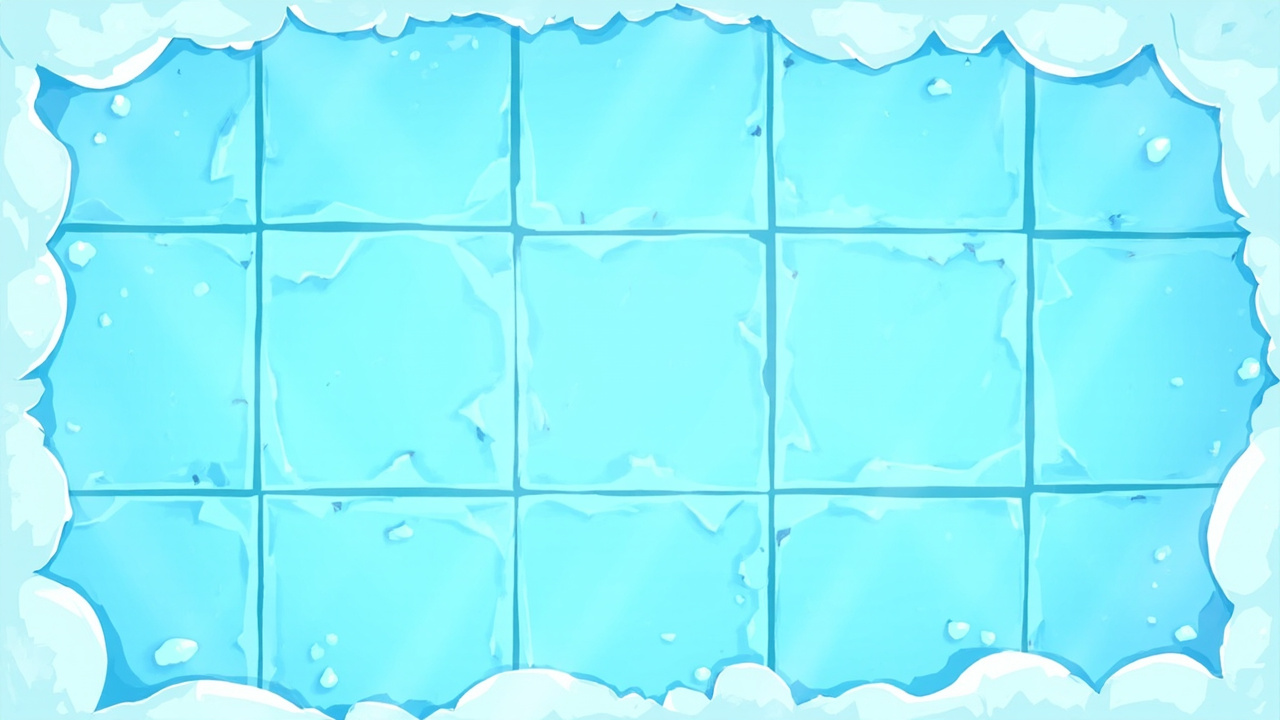
#> input picture assets_new/lv6_ice/lawn_ice.jpg, 1280 x 720 px
$ python _install_art.py
#> lines starting #> are read from the running program, lines starting #| are printed output that depends on the picture
# -*- coding: utf-8 -*-
"""把生成的美术素材转换成引擎能直接读的 BMP。

引擎要求（来自 spriteLoadName 的实现）：
  · 32 位 BMP，带 alpha
  · 草坪地表 1728×1000（= 9 列 × 192, 5 行 × 200）
  · 角色方图，高度统一到现有精灵量级

AI 出图是 JPG（无 alpha、尺寸任意），所以这里做三件事：
  1. 草坪：直接缩放到 1728×1000，不透明
  2. 角色：抠掉纯色背景 → 缩放 → 转 32 位带 alpha 的 BMP
  3. 统一去掉 AI 图里常见的四角水印/签名痕迹（裁边）

用法： python _install_art.py
"""
import os
import sys

import numpy as np
from PIL import Image

D = os.path.dirname(os.path.abspath(__file__))
SRC = os.path.join(D, "assets_new")
DST = os.path.join(D, "assets")

LAWN_W, LAWN_H = 1728, 1000

# (源目录, 源文件, 目标 BMP 名, 类型)
JOBS = [
    # ---- 草坪地表：缩放到引擎尺寸 ----
    ("lv6_ice",     "lawn_ice",        "lawn_ice",        "lawn"),
    ("lv7_magma",   "lawn_magma",      "lawn_magma",      "lawn"),
    ("lv8_void",    "lawn_void",       "lawn_void",       "lawn"),
    ("lv9_circuit", "lawn_circuit",    "lawn_circuit",    "lawn"),
    ("lv10_astral", "lawn_astral",     "lawn_astral",     "lawn"),
    # 始祖主题草坪：只在始祖级出现后才会被 drawBackground 用到，
    # 缺图会自动退回程序化草坪，所以它不是"必须存在"的资源。
    ("primordial",  "lawn_primordial", "lawn_primordial", "lawn"),
    # ---- 道具 / 特效 ----
    ("lv6_ice",     "hazard_thin_ice", "hazard_thin_ice", "prop"),
    ("lv7_magma",   "hazard_rift",     "hazard_rift",     "prop"),
    ("lv9_circuit", "node_power",      "node_power",      "prop"),
    ("lv10_astral", "fx_meteor",       "fx_meteor",       "prop"),
    ("lv6_ice",     "fx_snowstorm",    "fx_snowstorm",    "wide"),
    ("lv7_magma",   "fx_ember",        "fx_ember",        "wide"),
    ("lv8_void",    "fx_fog",          "fx_fog",          "wide"),
    # ---- 角色 ----
    ("lv6_ice",     "zombie_frostfang", "zombie_frostfang", "char"),
    ("lv6_ice",     "zombie_glacier",   "zombie_glacier",   "char"),
    ("lv7_magma",   "zombie_magmaw",    "zombie_magmaw",    "char"),
    ("lv7_magma",   "zombie_ashwalker", "zombie_ashwalker", "char"),
    ("lv8_void",    "zombie_phantom",   "zombie_phantom",   "char"),
    ("lv8_void",    "zombie_blinker",   "zombie_blinker",   "char"),
    ("lv9_circuit", "zombie_cogwork",   "zombie_cogwork",   "char"),
    ("lv9_circuit", "zombie_saboteur",  "zombie_saboteur",  "char"),
    ("lv10_astral", "boss_apostle",     "boss_apostle",     "char"),
]

# 现有僵尸精灵的高度基准：取两张现成的量一下，新角色对齐同一量级
CHAR_H = 128


def find_src(sub, name):
#> called with sub = 'lv6_ice', name = 'lawn_ice'
    d = os.path.join(SRC, sub)
    for ext in (".jpg", ".jpeg", ".png", ".webp"):
        p = os.path.join(d, name + ext)
        if os.path.exists(p):
            return p
    return None


def trim_watermark(im):
    """AI 出图常在角落留签名。裁掉 2% 边缘，成本极低。"""
    w, h = im.size
#> w = 1280; h = 720
    dx, dy = int(w * 0.02), int(h * 0.02)
#> dx = 25; dy = 14
    return im.crop((dx, dy, w - dx, h - dy))
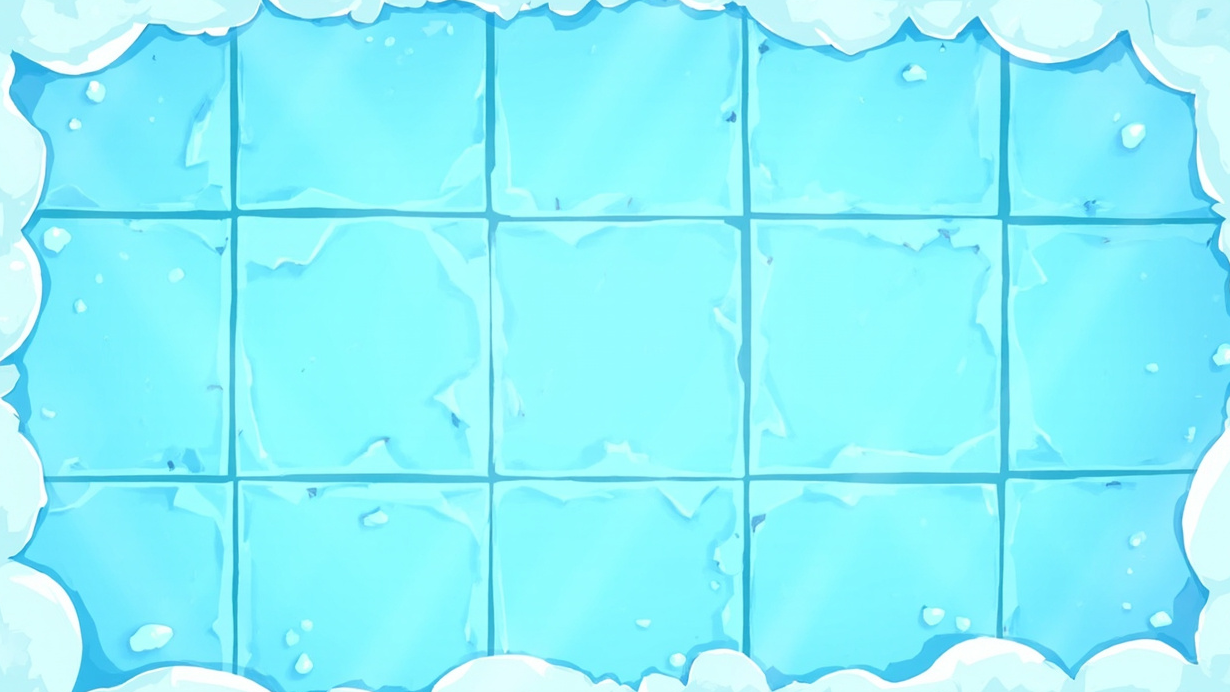
#> returned value: PIL image 1230x692 RGB; mean R, G, B 141.2, 242.8, 251.2


# [56 lines left out: functions chroma_key, fit_char, not called in this run]


def save_bmp(img, path):
    """手写 32 位 BGRA BMP。

    ⚠️ 不能用 PIL 的 img.save(path, "BMP") —— 它对 RGBA 会**丢掉 alpha 通道**
    （落成 24 位），结果就是抠好的图变成带绿底的不透明方块。
    实测症状：读回来透明比 0.0%、边缘 alpha 全是 255。
    引擎读的是 32 位带 alpha 的 BMP（与 spriteTint 里 CreateDIBSection 的
    32bpp 格式一致），所以这里按 Win32 的 BI_RGB + 32bpp 手写。
    """
#> called with path = 'assets/lawn_ice.bmp'
    if img.mode != "RGBA":
        img = img.convert("RGBA")
    w, h = img.size
#> w = 1728; h = 1000
    a = np.array(img)                       # RGBA
    # BMP 是 BGRA 顺序，且自下而上
    bgra = np.dstack([a[:, :, 2], a[:, :, 1], a[:, :, 0], a[:, :, 3]])
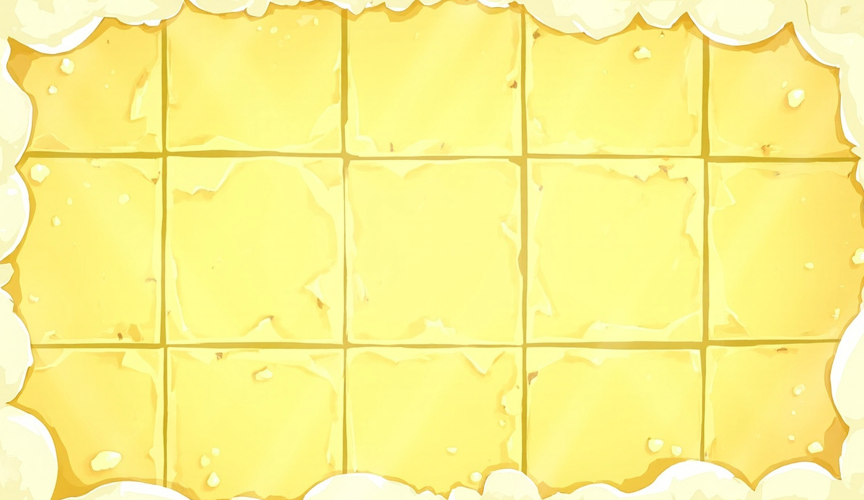
#> bgra: shape (1000, 1728, 4) (shown at 1/2 size); mean R, G, B, A 251.2, 242.8, 141.2, 255
    bgra = bgra[::-1]                       # 垂直翻转
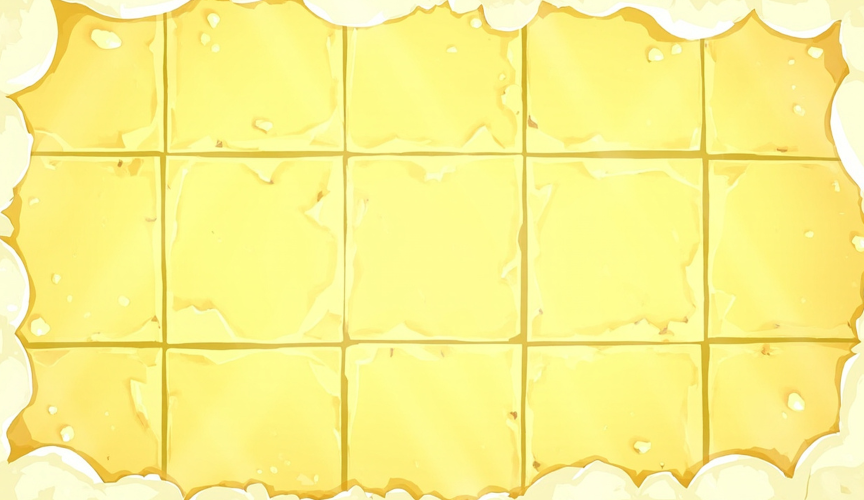
#> bgra: shape (1000, 1728, 4) (shown at 1/2 size); mean R, G, B, A 251.2, 242.8, 141.2, 255
    data = bgra.tobytes()

    # BITMAPFILEHEADER(14) + BITMAPINFOHEADER(40)
    off_bits = 14 + 40
    fh = b"BM" + (off_bits + len(data)).to_bytes(4, "little") + \
         b"\x00\x00\x00\x00" + off_bits.to_bytes(4, "little")
    ih = (40).to_bytes(4, "little") + w.to_bytes(4, "little", signed=True) + \
         h.to_bytes(4, "little", signed=True) + \
         (1).to_bytes(2, "little") + (32).to_bytes(2, "little") + \
         (0).to_bytes(4, "little") + len(data).to_bytes(4, "little") + \
         (2835).to_bytes(4, "little") + (2835).to_bytes(4, "little") + \
         (0).to_bytes(4, "little") + (0).to_bytes(4, "little")
    with open(path, "wb") as f:
        f.write(fh + ih + data)


def main():
    if not os.path.isdir(DST):
        sys.exit("[X] 找不到 assets 目录")
    ok = fail = 0
    for sub, name, out, kind in JOBS:
        src = find_src(sub, name)
        if not src:
            print("  ✗ 源文件缺失 %s/%s" % (sub, name))
            fail += 1
            continue
        im = trim_watermark(Image.open(src))
        dst = os.path.join(DST, out + ".bmp")
        try:
            if kind == "lawn":
                save_bmp(im.resize((LAWN_W, LAWN_H), Image.LANCZOS), dst)
                note = "%dx%d" % (LAWN_W, LAWN_H)
            elif kind == "wide":
                # 特效层保持比例，宽度对齐草坪
                w, h = im.size
                nh = int(round(h * LAWN_W / w))
                save_bmp(im.resize((LAWN_W, nh), Image.LANCZOS), dst)
                note = "%dx%d" % (LAWN_W, nh)
            elif kind == "prop":
                save_bmp(im.resize((192, 192), Image.LANCZOS), dst)
                note = "192x192"
            else:                                   # char
                c = fit_char(im)
                if c is None:
                    print("  ✗ 抠图失败（找不到实体）%s" % name)
                    fail += 1
                    continue
                save_bmp(c, dst)
                note = "%dx%d" % c.size
            print("  ✔ %-18s %-10s %s" % (out, note, os.path.basename(src)))
            ok += 1
        except Exception as e:
            print("  ✗ %-18s %s" % (out, e))
            fail += 1
#> pass 2 of the loop in main, `for sub, name, out, kind in JOBS:`:
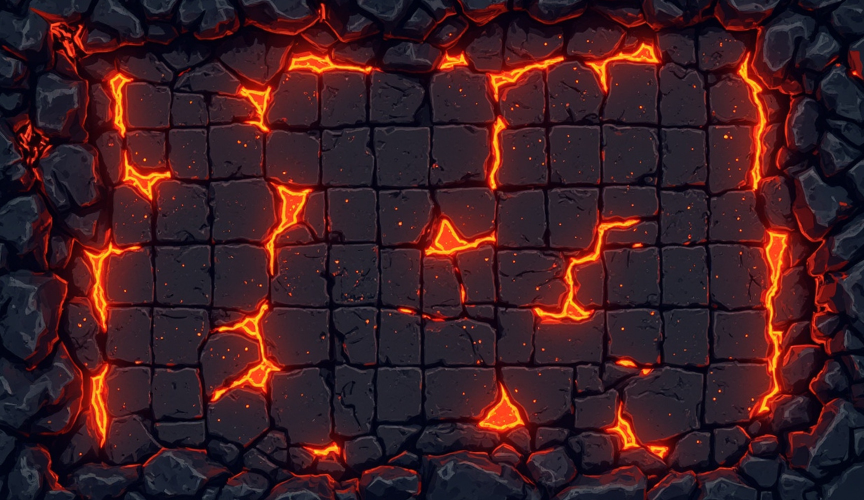
#> input picture assets/lawn_magma.jpg, 1728 x 1000 px, found by its file name (shown at 1/2 size)
#> in trim_watermark (call 2), `w, h = im.size`: w = 1728; h = 1000
#> dx = 34; dy = 20
#> in trim_watermark (call 2), `return im.crop((dx, dy, w - dx, h - dy))`:
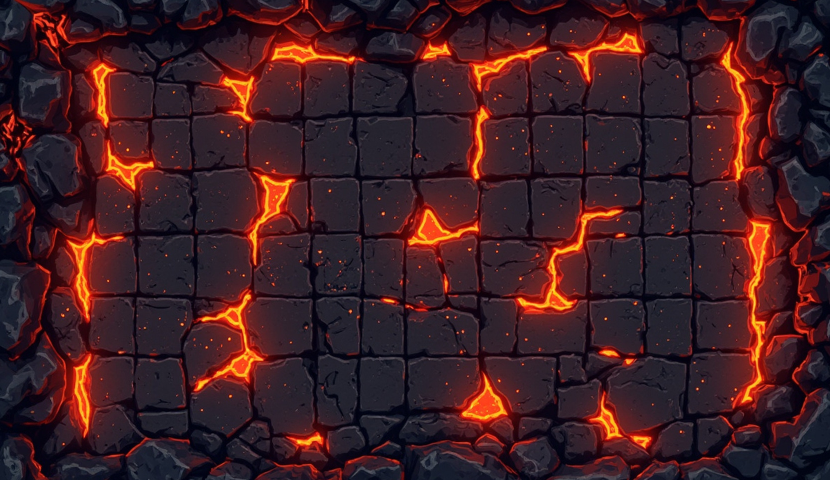
#> returned value: PIL image 1660x960 RGB (shown at 1/2 size); mean R, G, B 64.5, 30.4, 35
#> in save_bmp (call 2), `bgra = bgra[::-1]`:
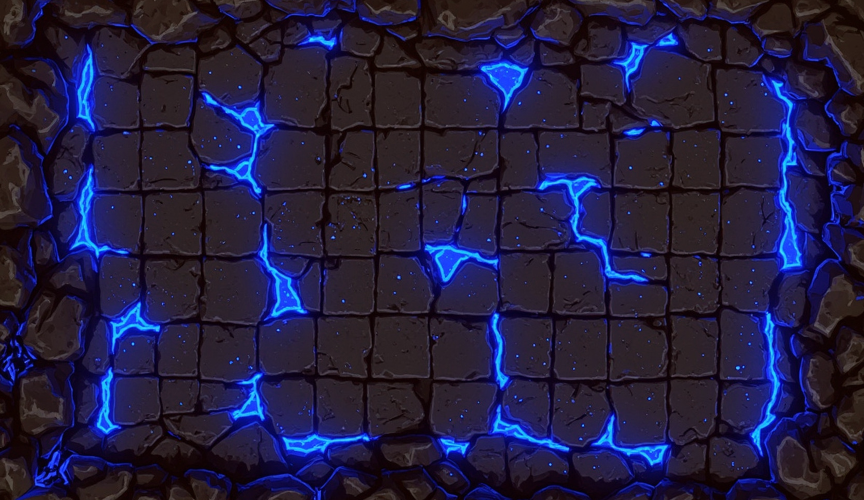
#> bgra: shape (1000, 1728, 4) (shown at 1/2 size); mean R, G, B, A 35, 30.4, 64.5, 255
    print("\n完成：成功 %d / 失败 %d" % (ok, fail))
    return 0 if fail == 0 else 1


if __name__ == "__main__":
#> (the run stopped early here; a loop or call above may not have finished)
